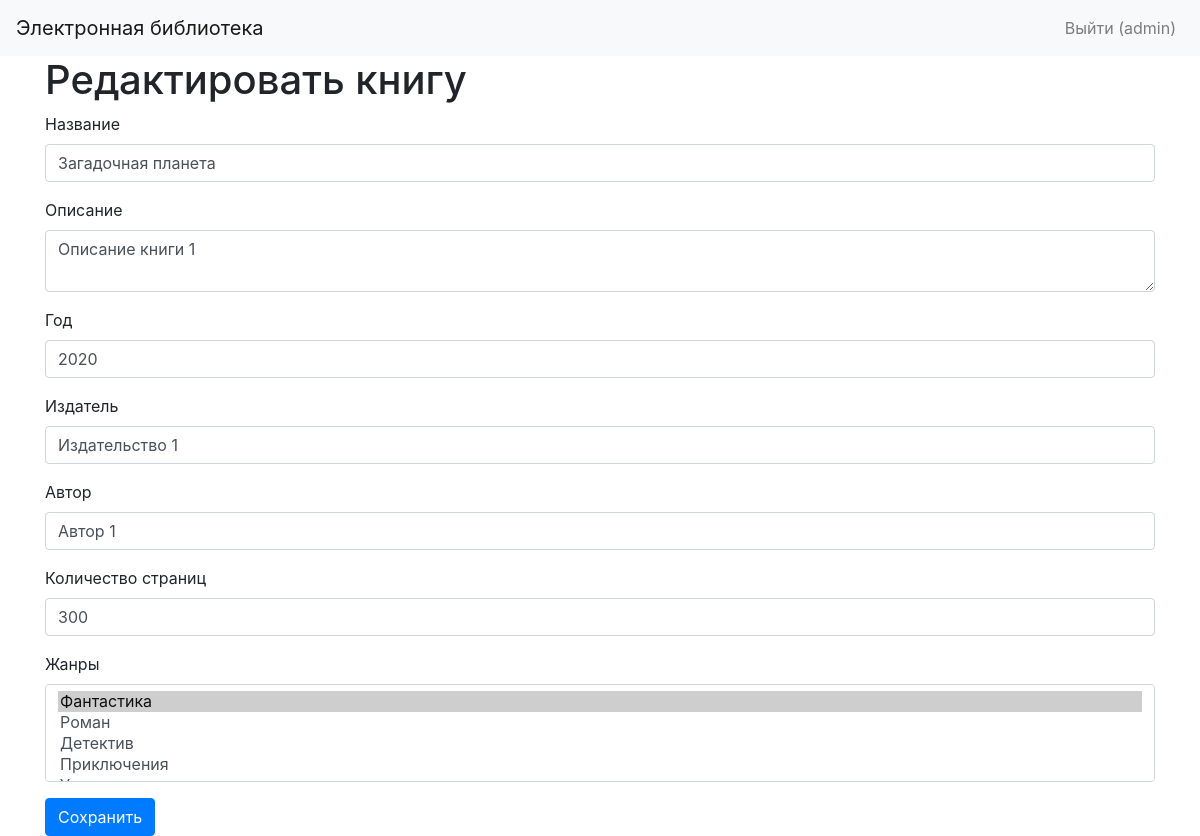
Page /edit/1 (signed in) on the committed database.
### app.py (models this page shows, shortened)
class User(db.Model, UserMixin):
    id = db.Column(db.Integer, primary_key=True)
    username = db.Column(db.String(255), unique=True, nullable=False)
    password_hash = db.Column(db.String(255), nullable=False)
    last_name = db.Column(db.String(255), nullable=False)
    first_name = db.Column(db.String(255), nullable=False)
    middle_name = db.Column(db.String(255))
    role_id = db.Column(db.Integer, db.ForeignKey('role.id'), nullable=False)
    reviews = db.relationship('Review', backref='user', lazy=True)

class Book(db.Model):
    id = db.Column(db.Integer, primary_key=True)
    title = db.Column(db.String(255), nullable=False)
    description = db.Column(db.Text, nullable=False)
    year = db.Column(db.Integer, nullable=False)
    publisher = db.Column(db.String(255), nullable=False)
    author = db.Column(db.String(255), nullable=False)
    pages = db.Column(db.Integer, nullable=False)
    cover_id = db.Column(db.Integer, db.ForeignKey('cover.id'), nullable=False)
    genres = db.relationship('Genre', secondary='book_genre', back_populates='books')
    reviews = db.relationship('Review', backref='book', lazy=True)

### app.py (the view, shortened to what this page needs)
@app.route('/edit/<int:book_id>', methods=['GET', 'POST'])
@login_required
def edit_book(book_id):
    book = Book.query.get_or_404(book_id)
    if current_user.role.name not in ['Администратор', 'Модератор']:
        flash('У вас недостаточно прав для выполнения данного действия.', 'danger')
        return redirect(url_for('index'))
    genres = Genre.query.all()
    return render_template('edit_book.html', book=book, genres=genres)

### app.py (called while the page is built)
@login_manager.user_loader
def load_user(user_id):
    return User.query.get(int(user_id))

### templates/edit_book.html (shortened to what this page needs)
{% extends "base.html" %}
{% block content %}
<h1>Редактировать книгу</h1>
<form action="{{ url_for('edit_book', book_id=book.id) }}" method="post">
    <div class="form-group">
        <label for="title">Название</label>
        <input type="text" class="form-control" id="title" name="title" value="{{ book.title }}" required>
    </div>
    <div class="form-group">
        <label for="description">Описание</label>
        <textarea class="form-control" id="description" name="description" required>{{ book.description }}</textarea>
    </div>
    <div class="form-group">
        <label for="year">Год</label>
        <input type="number" class="form-control" id="year" name="year" value="{{ book.year }}" required>
    </div>
    <div class="form-group">
        <label for="publisher">Издатель</label>
        <input type="text" class="form-control" id="publisher" name="publisher" value="{{ book.publisher }}" required>
    </div>
    <div class="form-group">
        <label for="author">Автор</label>
        <input type="text" class="form-control" id="author" name="author" value="{{ book.author }}" required>
    </div>
    <div class="form-group">
        <label for="pages">Количество страниц</label>
        <input type="number" class="form-control" id="pages" name="pages" value="{{ book.pages }}" required>
    </div>
    <div class="form-group">
        <label for="genres">Жанры</label>
        <select multiple class="form-control" id="genres" name="genres">
            {% for genre in genres %}
                <option value="{{ genre.id }}" {% if genre in book.genres %}selected{% endif %}>{{ genre.name }}</option>
            {% endfor %}
        </select>
    </div>
    <button type="submit" class="btn btn-primary">Сохранить</button>
</form>
{% endblock %}

### templates/base.html (shortened to what this page needs)
<!DOCTYPE html>
<html lang="ru">
<head>
    <link rel="stylesheet" href="https://stackpath.bootstrapcdn.com/bootstrap/4.5.2/css/bootstrap.min.css">
</head>
<body>
<nav class="navbar navbar-expand-lg navbar-light bg-light">
    <a class="navbar-brand" href="{{ url_for('index') }}">Электронная библиотека</a>
    <div class="collapse navbar-collapse" id="navbarNav">
        <ul class="navbar-nav ml-auto">
            {% if current_user.is_authenticated %}
                <li class="nav-item">
                    <a class="nav-link" href="{{ url_for('logout') }}">Выйти ({{ current_user.username }})</a>
                </li>
            {% endif %}
        </ul>
    </div>
</nav>
<div class="container">
    {% block content %}{% endblock %}
</div>
</body>
</html>

### rows in the picture
User: username "admin"
Book: title "Загадочная планета", description "Описание книги 1", year "2020", publisher "Издательство 1", author "Автор 1", pages "300"

### other values in the picture
form field genres "Фантастика ☑ / Роман / Детектив / Приключения"
